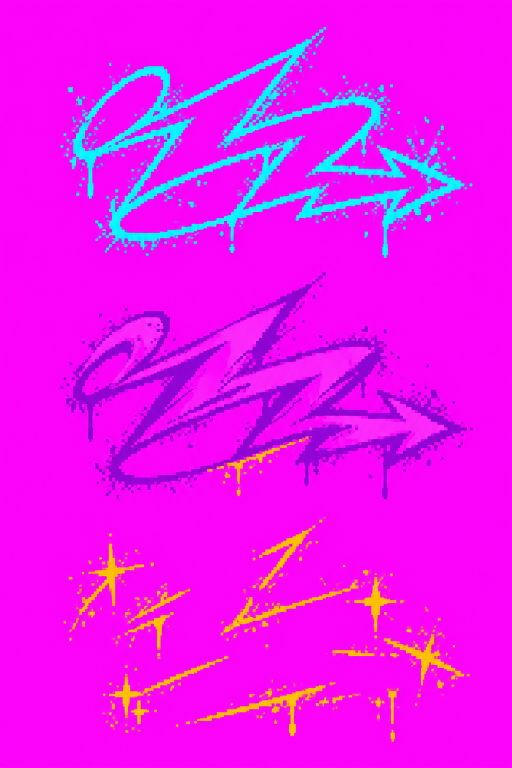
#> input picture _dev/graffiti_npc/tag_layers_raw.png, 1024 x 1536 px (shown at 1/2 size)
$ python build_graffiti_npc.py
#> lines starting #> are read from the running program, lines starting #| are printed output that depends on the picture
"""Assemble the generated painter poses and generated three-color tag into a 24 s loop.

This script only keys, scales, and composites imagegen artwork. It does not draw
new sprite art. Each exported frame is 256x128, played at 2 fps.
"""

from pathlib import Path
from PIL import Image

ROOT = Path(__file__).resolve().parents[1]
SOURCE = ROOT / "_dev/graffiti_npc"
POSES = SOURCE / "artist_processed"
OUT = ROOT / "assets/sprites/npc-graffiti-artist"
OUT.mkdir(parents=True, exist_ok=True)

raw = Image.open(SOURCE / "tag_layers_raw.png").convert("RGB")
#> raw is the input picture: PIL image 1024x1536 RGB; mean R, G, B 235.4, 18.3, 241.8
assert raw.size == (1024, 1536)


def layer(row: int) -> Image.Image:
#> called with row = 0
    cell = raw.crop((0, row * 512, 1024, (row + 1) * 512))
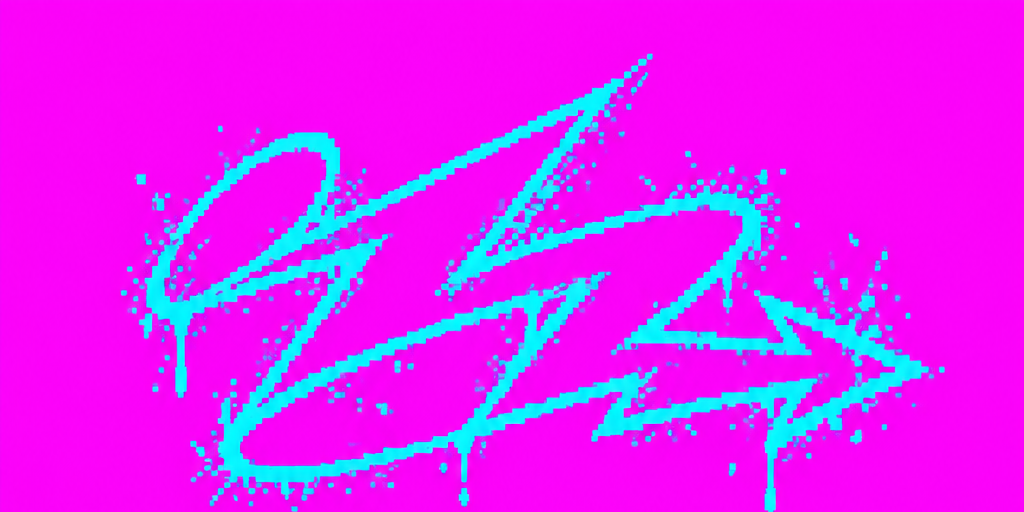
#> cell: PIL image 1024x512 RGB; mean R, G, B 219.5, 33.8, 248.6
    pixels = []
    for r, g, b in cell.getdata():
        background = r > 220 and b > 200 and g < 60
        color = (
            (g > 100 and b > 150 and r < 100) if row == 0 else
            (r < 220 and b > 100 and g < 100) if row == 1 else
            (r > 150 and g > 70 and b < 120)
        )
        pixels.append((r, g, b, 255 if color and not background else 0))
#> this loop made 524288 passes
#> (r, g, b) on passes 1 to 3: (241, 13, 241), (249, 10, 248), (250, 6, 249)
#> after the loop, pixels = 524288 items
    keyed = Image.new("RGBA", cell.size)
#> keyed: PIL image 1024x512 RGBA; every value is 0
    keyed.putdata(pixels)
    return keyed.resize((96, 48), Image.Resampling.NEAREST)


layers = [layer(i) for i in range(3)]
#> call 2 of layer, with row = 1
#> in layer (call 2), `cell = raw.crop((0, row * 512, 1024, (row + 1) * 512))`:
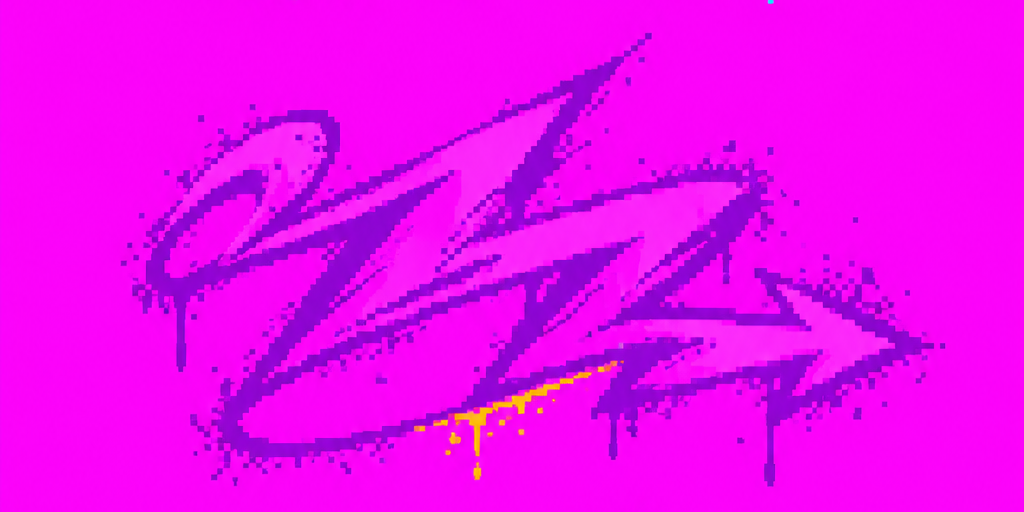
#> cell: PIL image 1024x512 RGB; mean R, G, B 235.9, 6.8, 242.4
#> the loop in layer (call 2), `for r, g, b in cell.getdata():` made 524288 passes
#> (r, g, b) on passes 1 to 3: (244, 6, 249), (248, 5, 249), (251, 3, 251)
#> call 3 of layer, with row = 2
#> in layer (call 3), `cell = raw.crop((0, row * 512, 1024, (row + 1) * 512))`:
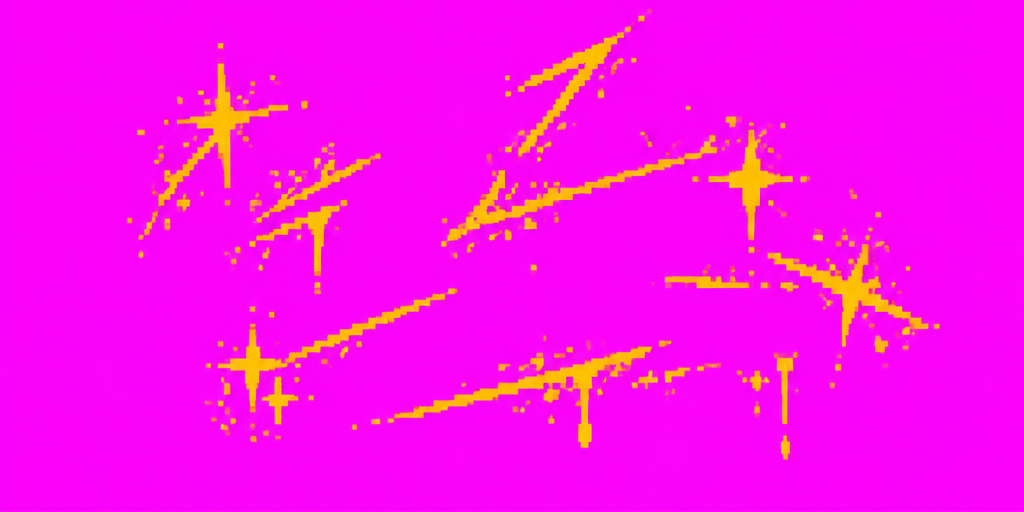
#> cell: PIL image 1024x512 RGB; mean R, G, B 250.8, 14.2, 234.5
#> the loop in layer (call 3), `for r, g, b in cell.getdata():` made 524288 passes
#> (r, g, b) on passes 1 to 3: (245, 5, 249), (249, 4, 249), (252, 3, 251)
#> in layer (call 3), `keyed.putdata(pixels)`:
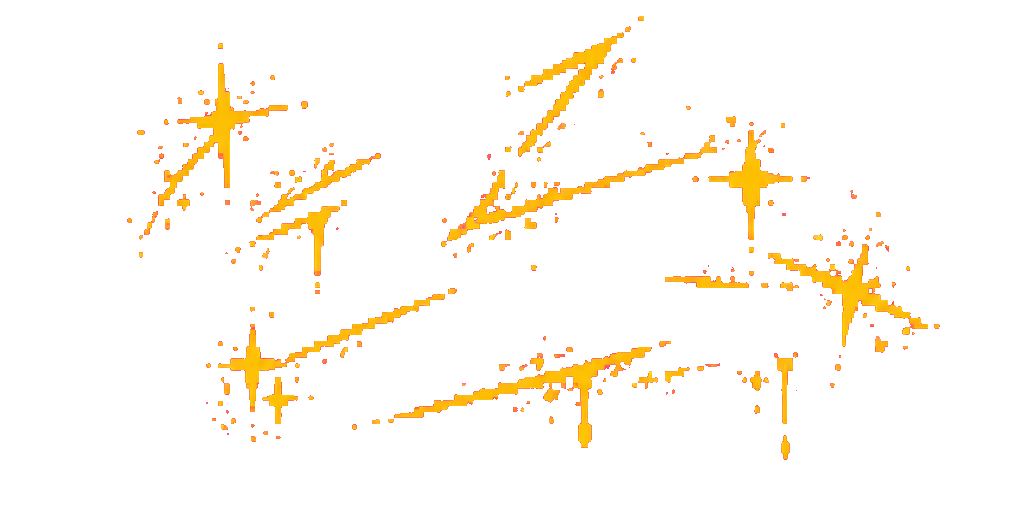
#> keyed: PIL image 1024x512 RGBA; mean R, G, B, A 250.8, 14.2, 234.5, 14.6; transparent parts drawn white
#> layers = 3 items
for name, img in zip(("cyan", "violet", "amber"), layers):
    img.save(OUT / f"tag_{name}.png")
#> this loop made 3 passes
#> name on passes 1 to 3: 'cyan', 'violet', 'amber'

poses = [Image.open(POSES / f"shoot-{i}.png").convert("RGBA") for i in range(1, 9)]
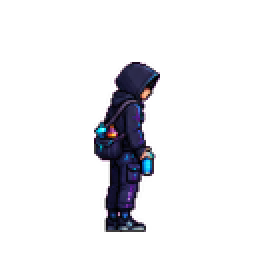
#> input picture _dev/graffiti_npc/artist_processed/shoot-1.png, 128 x 128 px (shown 2 times larger)
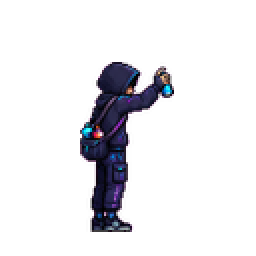
#> input picture _dev/graffiti_npc/artist_processed/shoot-2.png, 128 x 128 px (shown 2 times larger)
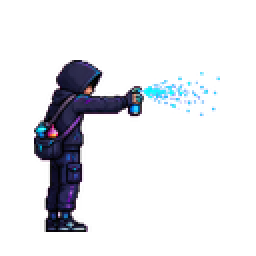
#> input picture _dev/graffiti_npc/artist_processed/shoot-3.png, 128 x 128 px (shown 2 times larger)
#> (the run stopped early here; a loop or call above may not have finished)
